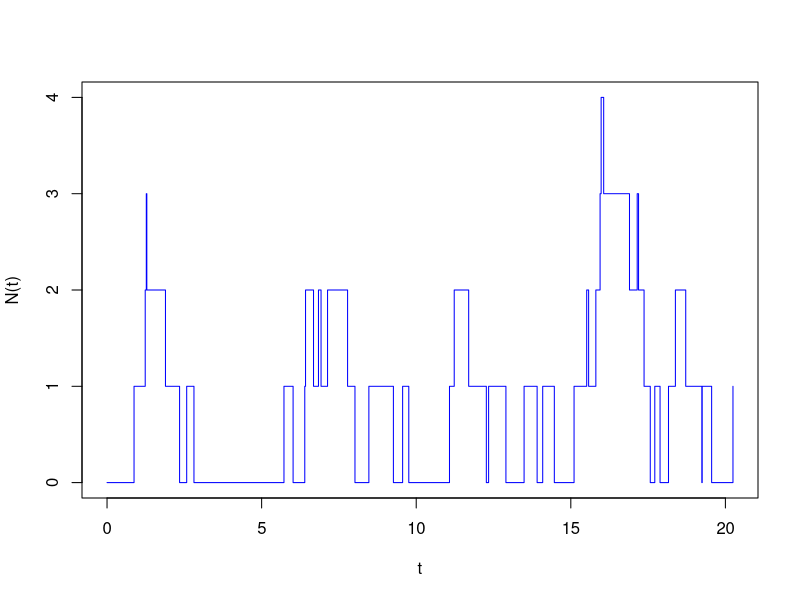

Here is the R script that generated this plot:
me41 = function(T=20, lambda=2, k=4, mu=10) {
  t = 0
  N = 0
  i = 1
  A.t = rexp(1, lambda)
  D.t = Inf
  while(t[i] < T) {
    t[i+1] = min(A.t, D.t)
    N[i+1] = N[i] + ifelse(A.t < D.t, 1, -1)
    if(A.t < D.t) {
      A.t = A.t + rexp(1, lambda)
      if(N[i+1] == 1) D.t = t[i+1] + rgamma(1, k, mu)
    }
    else
      D.t = ifelse(N[i+1] == 0, Inf, t[i+1] + rgamma(1, k, mu))
    i = i + 1
  }
  cbind(t=t, N=N)
}
# Plot
x = me41(T=20)
n = nrow(x)
plot(c(x[1,1],rep(x[-1,1],each=2),x[n,1]), rep(x[,2], each=2),
     type="l", xlab="t", ylab="N(t)", col="blue")